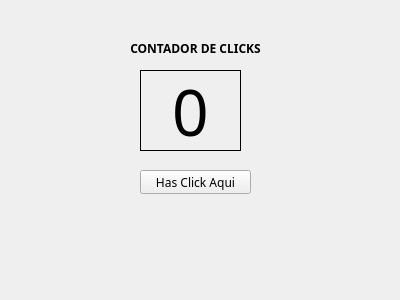
<?xml version="1.0" encoding="UTF-8"?>
<ui version="4.0">
 <class>Form</class>
 <widget class="QWidget" name="Form">
  <property name="geometry">
   <rect>
    <x>0</x>
    <y>0</y>
    <width>400</width>
    <height>300</height>
   </rect>
  </property>
  <property name="windowTitle">
   <string>Form</string>
  </property>
  <widget class="QLabel" name="label">
   <property name="geometry">
    <rect>
     <x>110</x>
     <y>40</y>
     <width>171</width>
     <height>16</height>
    </rect>
   </property>
   <property name="font">
    <font>
     <family>Cascadia Mono PL SemiBold</family>
     <bold>true</bold>
    </font>
   </property>
   <property name="text">
    <string>CONTADOR DE CLICKS</string>
   </property>
   <property name="alignment">
    <set>Qt::AlignCenter</set>
   </property>
  </widget>
  <widget class="QLabel" name="label_2">
   <property name="geometry">
    <rect>
     <x>140</x>
     <y>70</y>
     <width>101</width>
     <height>81</height>
    </rect>
   </property>
   <property name="font">
    <font>
     <family>Cascadia Code</family>
     <pointsize>48</pointsize>
     <bold>false</bold>
    </font>
   </property>
   <property name="layoutDirection">
    <enum>Qt::RightToLeft</enum>
   </property>
   <property name="frameShape">
    <enum>QFrame::Box</enum>
   </property>
   <property name="text">
    <string>0</string>
   </property>
   <property name="alignment">
    <set>Qt::AlignCenter</set>
   </property>
   <property name="wordWrap">
    <bool>false</bool>
   </property>
  </widget>
  <widget class="QPushButton" name="pushButton">
   <property name="geometry">
    <rect>
     <x>140</x>
     <y>170</y>
     <width>111</width>
     <height>24</height>
    </rect>
   </property>
   <property name="font">
    <font>
     <family>Cascadia Code</family>
    </font>
   </property>
   <property name="text">
    <string>Has Click Aqui</string>
   </property>
  </widget>
 </widget>
 <resources/>
 <connections/>
</ui>
